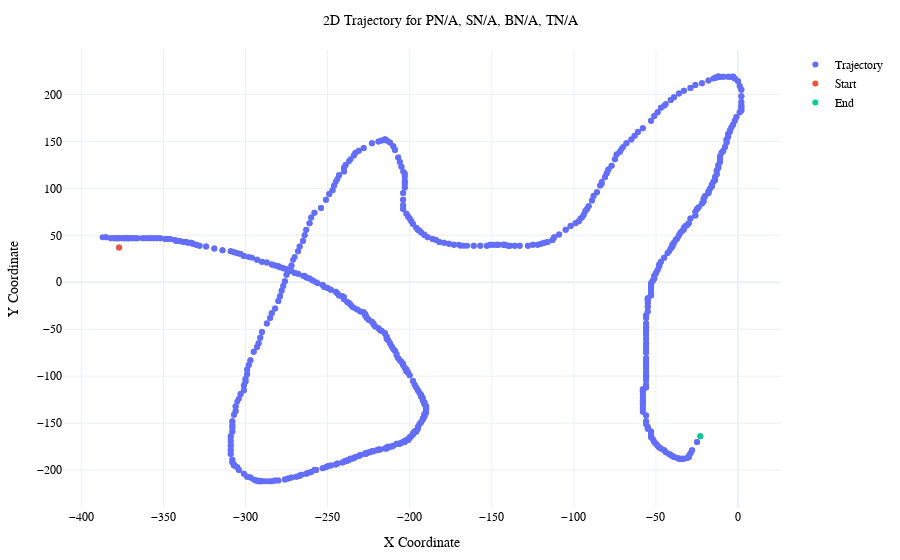

The notebook cell saved with this chart:
### Code cell
plot_trial_coordinates(df)

### Figure 1 — Plotly figure (JSON) as saved in the notebook; plotly's stock layout.template omitted (floating-point values rounded to 4 significant figures; data arrays with more than 128 entries replaced by an {"elided": "..."} marker saying what was removed)
{"data": [{"mode": "markers", "name": "Trajectory", "type": "scatter", "x": {"elided": "1069 int values"}, "y": {"elided": "1069 int values"}}, {"mode": "markers", "name": "Start", "type": "scatter", "x": [-377], "y": [37]}, {"mode": "markers", "name": "End", "type": "scatter", "x": [-23], "y": [-164]}], "layout": {"font": {"color": "black", "family": "Times New Roman", "size": 12}, "margin": {"b": 50, "l": 50, "r": 50, "t": 50}, "showlegend": true, "title": {"font": {"size": 14}, "text": "2D Trajectory for PN/A, SN/A, BN/A, TN/A", "x": 0.5}, "xaxis": {"title": {"text": "X Coordinate"}}, "yaxis": {"title": {"text": "Y Coordinate"}}}}
